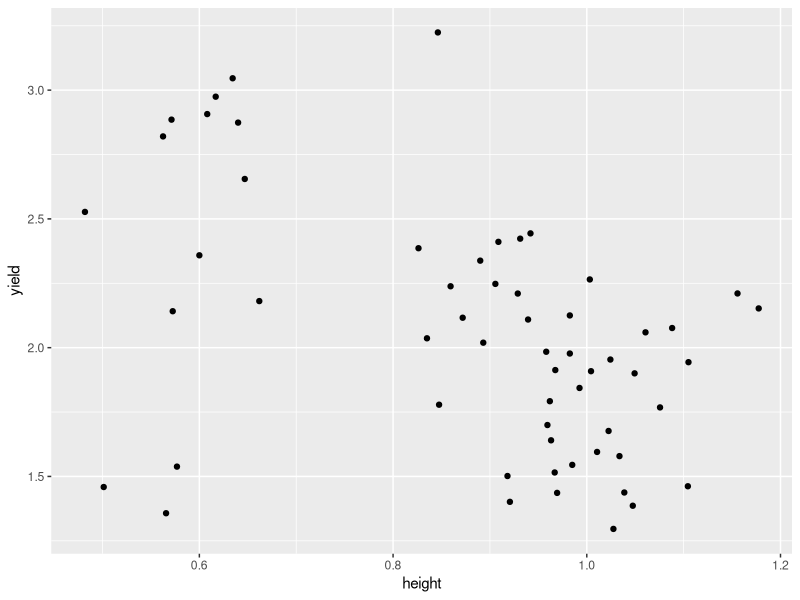
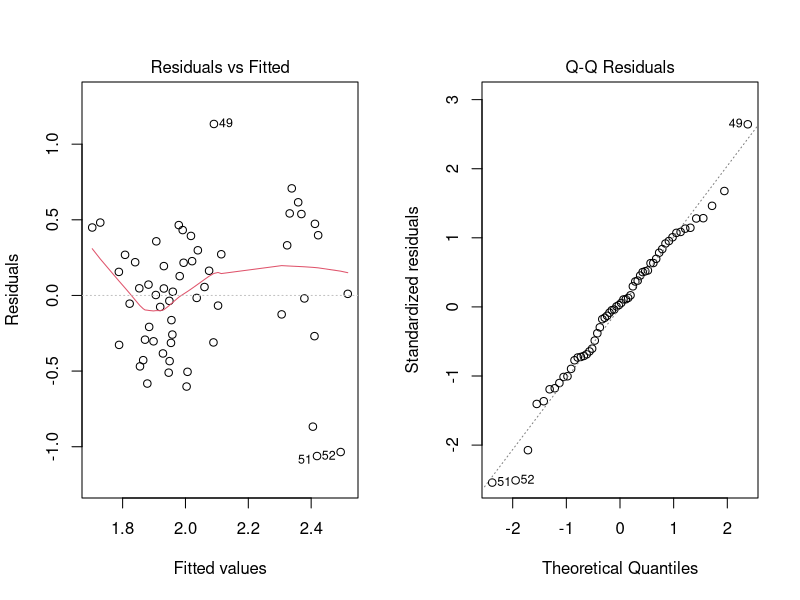

R code for these plots, in order:
## ---- chunk 1
knitr::opts_chunk$set(echo = TRUE)
## ---- chunk 2
library(tidyverse)
dat <- read_csv("summary.australia.soybean.csv")
dat


## ---- chunk 3
ggplot(dat) +                     
  aes(x = height, y = yield) +     
  geom_point()


## ---- chunk 4

Yield.ht <- lm(yield ~ height, data = dat)
summary (Yield.ht)
## ---- chunk 5

par(mfrow = c(1,2))
plot(Yield.ht, which = 1:2)

## ---- chunk 6
#Multiple Linear Regression

Yield.Height.Size <- lm(yield ~ protein +height + size + oil, data=dat)
summary(Yield.Height.Size)
